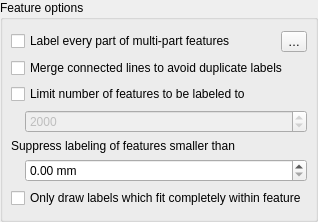
                       <widget class="QGroupBox" name="mRenderingFeaturesGrpBx">
                        <property name="title">
                         <string>Feature options</string>
                        </property>
                        <property name="syncGroup" stdset="0">
                         <string notr="true">labelrenderinggroup</string>
                        </property>
                        <layout class="QGridLayout" name="gridLayout_47">
                         <property name="leftMargin">
                          <number>8</number>
                         </property>
                         <property name="rightMargin">
                          <number>8</number>
                         </property>
                         <item row="0" column="0">
                          <widget class="QCheckBox" name="chkLabelPerFeaturePart">
                           <property name="text">
                            <string>Label every part of multi-part features</string>
                           </property>
                          </widget>
                         </item>
                         <item row="0" column="1">
                          <widget class="QgsPropertyOverrideButton" name="mLabelAllPartsDDBtn">
                           <property name="text">
                            <string>…</string>
                           </property>
                          </widget>
                         </item>
                         <item row="1" column="0" colspan="2">
                          <widget class="QCheckBox" name="chkMergeLines">
                           <property name="text">
                            <string>Merge connected lines to avoid duplicate labels</string>
                           </property>
                          </widget>
                         </item>
                         <item row="4" column="0" colspan="2">
                          <widget class="QFrame" name="mPolygonFeatureOptionsFrame">
                           <property name="frameShape">
                            <enum>QFrame::NoFrame</enum>
                           </property>
                           <property name="frameShadow">
                            <enum>QFrame::Raised</enum>
                           </property>
                           <layout class="QHBoxLayout" name="horizontalLayout_12">
                            <property name="leftMargin">
                             <number>0</number>
                            </property>
                            <property name="topMargin">
                             <number>0</number>
                            </property>
                            <property name="rightMargin">
                             <number>0</number>
                            </property>
                            <property name="bottomMargin">
                             <number>0</number>
                            </property>
                            <item>
                             <widget class="QCheckBox" name="mFitInsidePolygonCheckBox">
                              <property name="text">
                               <string>Only draw labels which fit completely within feature</string>
                              </property>
                             </widget>
                            </item>
                           </layout>
                          </widget>
                         </item>
                         <item row="3" column="0" colspan="2">
                          <widget class="QFrame" name="mMinSizeFrame">
                           <layout class="QGridLayout" name="gridLayout_21">
                            <property name="leftMargin">
                             <number>0</number>
                            </property>
                            <property name="topMargin">
                             <number>0</number>
                            </property>
                            <property name="rightMargin">
                             <number>0</number>
                            </property>
                            <property name="bottomMargin">
                             <number>0</number>
                            </property>
                            <property name="verticalSpacing">
                             <number>6</number>
                            </property>
                            <item row="1" column="0">
                             <spacer name="horizontalSpacer_20">
                              <property name="orientation">
                               <enum>Qt::Horizontal</enum>
                              </property>
                              <property name="sizeType">
                               <enum>QSizePolicy::Fixed</enum>
                              </property>
                              <property name="sizeHint" stdset="0">
                               <size>
                                <width>8</width>
                                <height>0</height>
                               </size>
                              </property>
                             </spacer>
                            </item>
                            <item row="1" column="1">
                             <widget class="QgsDoubleSpinBox" name="mMinSizeSpinBox">
                              <property name="suffix">
                               <string> mm</string>
                              </property>
                             </widget>
                            </item>
                            <item row="0" column="0" colspan="2">
                             <widget class="QLabel" name="label_19">
                              <property name="text">
                               <string>Suppress labeling of features smaller than</string>
                              </property>
                             </widget>
                            </item>
                           </layout>
                          </widget>
                         </item>
                         <item row="2" column="0" colspan="2">
                          <widget class="QFrame" name="mLimitLabelFrame">
                           <layout class="QGridLayout" name="gridLayout_20">
                            <property name="leftMargin">
                             <number>0</number>
                            </property>
                            <property name="topMargin">
                             <number>0</number>
                            </property>
                            <property name="rightMargin">
                             <number>0</number>
                            </property>
                            <property name="bottomMargin">
                             <number>0</number>
                            </property>
                            <property name="verticalSpacing">
                             <number>6</number>
                            </property>
                            <item row="1" column="0">
                             <spacer name="verticalSpacer_8">
                              <property name="orientation">
                               <enum>Qt::Horizontal</enum>
                              </property>
                              <property name="sizeType">
                               <enum>QSizePolicy::Fixed</enum>
                              </property>
                              <property name="sizeHint" stdset="0">
                               <size>
                                <width>8</width>
                                <height>0</height>
                               </size>
                              </property>
                             </spacer>
                            </item>
                            <item row="1" column="1">
                             <widget class="QgsSpinBox" name="mLimitLabelSpinBox">
                              <property name="enabled">
                               <bool>false</bool>
                              </property>
                              <property name="toolTip">
                               <string>Number of features sent to labeling engine, though not all may be labeled</string>
                              </property>
                              <property name="minimum">
                               <number>0</number>
                              </property>
                              <property name="maximum">
                               <number>999999999</number>
                              </property>
                              <property name="value">
                               <number>2000</number>
                              </property>
                              <property name="showClearButton" stdset="0">
                               <bool>false</bool>
                              </property>
                             </widget>
                            </item>
                            <item row="0" column="0" colspan="2">
                             <widget class="QCheckBox" name="mLimitLabelChkBox">
                              <property name="text">
                               <string>Limit number of features to be labeled to</string>
                              </property>
                             </widget>
                            </item>
                           </layout>
                          </widget>
                         </item>
                        </layout>
                       </widget>
